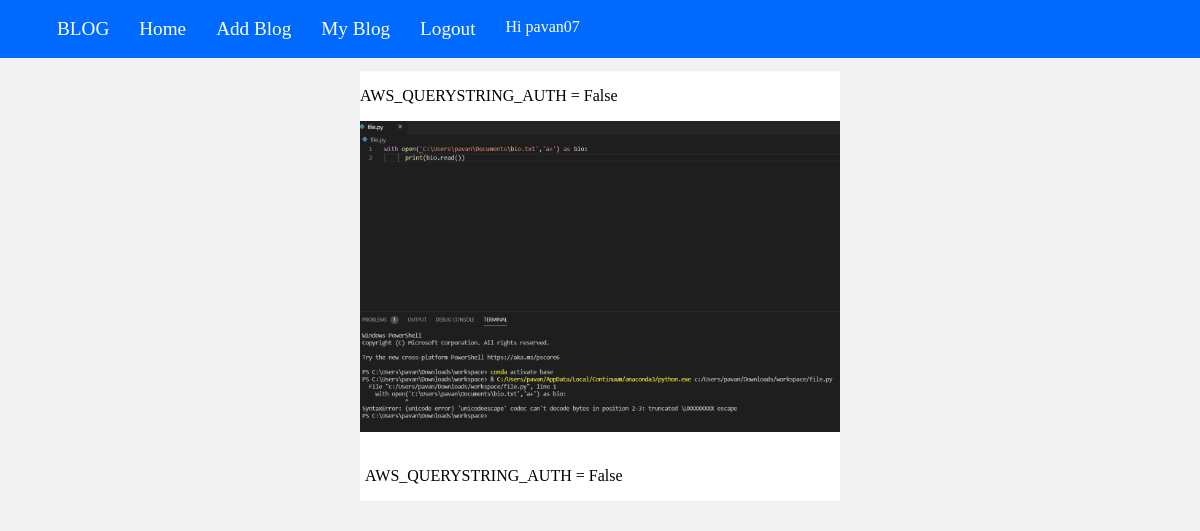
Screenshot of /view/7 (signed in) with the database file from the repository.
### blog/models.py (models this page shows)
class blog(models.Model):
    user  = models.ForeignKey(User,on_delete=models.CASCADE)
    title = models.TextField()
    content  = models.TextField()
    date_posted = timezone.localtime(timezone.now())
    img1 = models.ImageField(upload_to='images/',blank=True)
    img2 = models.ImageField(upload_to='images/',blank=True)
    id = models.AutoField(primary_key=True)

### blog/views.py (the view)
# urls.py: path('view/<int:id>',blog_view,name='blog_view'),
def blog_view(request,id):
    blogs = blog.objects.get(id=id)
    run = True
    return render(request,'blog_view.html',{'blog':blogs,'run':run})

### blog/templates/blog_view.html
{%include 'home.html'%}
{%block content%}
<div class="blog">
    <p>{{blog.title}}</p>
    <img src="{{blog.img2.url}}" alt="">
    <p class="desc">{{blog.content}}</p>
</div>
{%endblock%}

### blog/templates/home.html (shortened to what this page needs)
{% load static%}
<!DOCTYPE html>
<html>
<head>
	<link rel="stylesheet" href="{%static 'home2.css'%}">
</head>
<body>
<div class="nav">
    <ul>
        <li><a href="{% url 'home' %}">BLOG</a></li>
        <li><a href="{% url 'home' %}">Home</a></li>
		<li><a href="{% url 'add_blog' %}">Add Blog</a></li>
		<li><a href = "{%url 'my_blog'%}">My Blog</a></li>
        <li ><a href="{% url 'logout' %}">Logout</a></li>
		<li>Hi {{user.username}}</li>
    </ul>
</div>
</body>
</html>

### blog/static/home2.css (style rules this page uses)
body { background-color: #f2f2f2; margin: 0; }
.nav { background-color: #006aff; color: #fff; display: flex; justify-content: space-between; align-items: left; padding: 2px; margin-top: 0; }
.nav ul { display: flex; justify-content: space-between; list-style: none; }
.nav ul li { padding:0 15px; }
.nav ul li a { color: #fff; text-decoration: none; font-size: larger; margin-top: 5px; }
.desc { padding: 15px 5px 0px 5px; text-align: left; max-height: 105px; overflow-y: scroll; }
.blog { width: 40%; height: 50%; margin:auto; border: 3px solid #f1f1f1; background-color: rgb(255, 255, 255); overflow-y: scroll; max-height: 600px; }
div.blog img { width: 100%; height: auto; }

### rows the page displays
blog: title "AWS_QUERYSTRING_AUTH = False", img2 (picture), content "AWS_QUERYSTRING_AUTH = False"

### other values shown
{{ user.username }} "pavan07"
